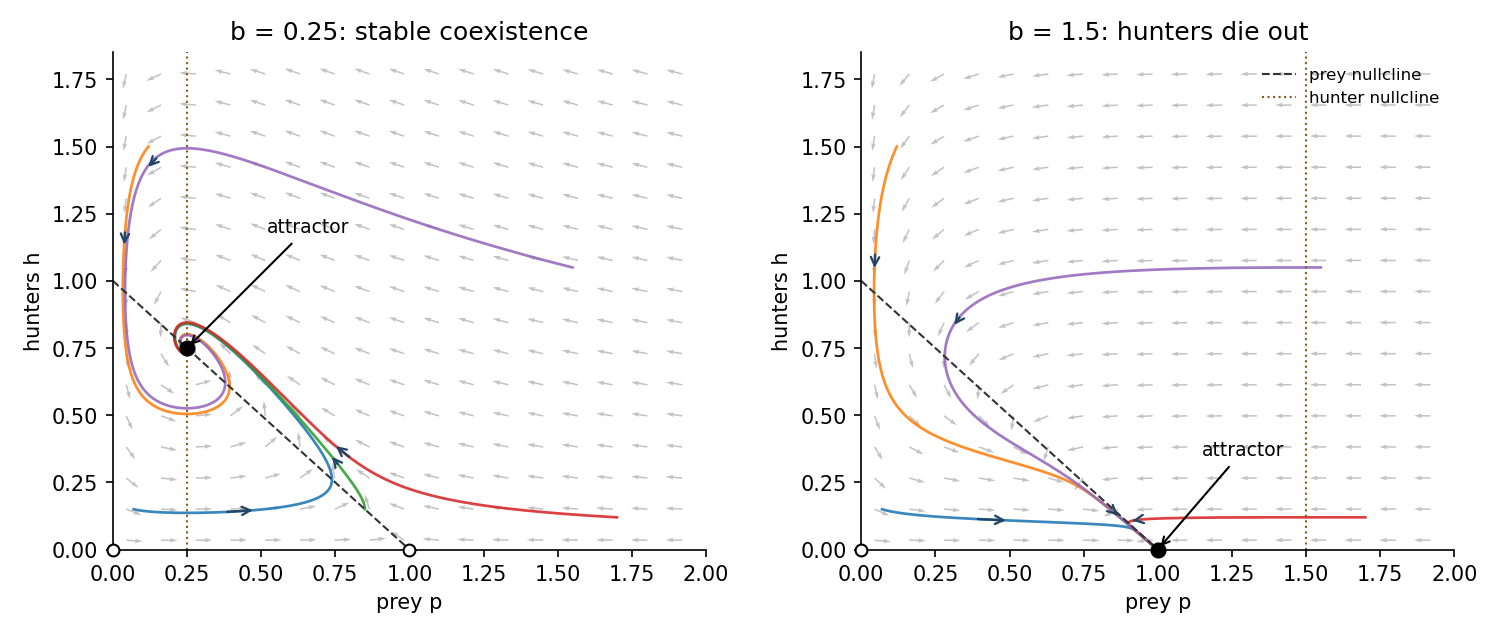

Python code for this plot:
"""Representative logistic predator-prey portraits, Python3.14/root numpy+matplotlib.

Each trajectory uses RK4. Output basename to caller CWD; respects MPLCONFIGDIR.
"""
from pathlib import Path
import numpy as np
import matplotlib
matplotlib.use('Agg')
import matplotlib.pyplot as plt

def field(z,b):
    p,h=z
    return np.array([p*(1-p-h),h*(p/b-1)/8])

def trajectory(z,b,dt=.025,steps=7200):
    vals=[np.array(z,dtype=float)]
    for _ in range(steps):
        v=vals[-1];k1=field(v,b);k2=field(v+.5*dt*k1,b);k3=field(v+.5*dt*k2,b);k4=field(v+dt*k3,b)
        nxt=v+dt*(k1+2*k2+2*k3+k4)/6
        if not np.all(np.isfinite(nxt)) or np.min(nxt)<0:raise RuntimeError('invalid population integration')
        vals.append(nxt)
    return np.array(vals)

fig,axes=plt.subplots(1,2,figsize=(10,4.25),facecolor='white')
starts=[(.07,.15),(.12,1.5),(.85,.15),(1.7,.12),(1.55,1.05)]
for ax,b,title in zip(axes,[.25,1.5],['b = 0.25: stable coexistence','b = 1.5: hunters die out']):
    pp,hh=np.meshgrid(np.linspace(.045,1.92,17),np.linspace(.035,1.77,16))
    dp=pp*(1-pp-hh);dh=hh*(pp/b-1)/8;norm=np.hypot(dp,dh)
    ax.quiver(pp,hh,dp/norm,dh/norm,color='#aaaaaa',alpha=.7,angles='xy',scale_units='xy',scale=18,width=.0026)
    for start in starts:
        vals=trajectory(start,b)
        ax.plot(vals[:,0],vals[:,1],lw=1.3,alpha=.88)
        # An early arrow gives trajectory direction without hiding the equilibrium.
        j=100;k=125
        ax.annotate('',xy=vals[k],xytext=vals[j],arrowprops={'arrowstyle':'->','color':'#224466','lw':1.1})
    u=np.linspace(0,1,150);ax.plot(u,1-u,color='#333333',ls='--',lw=1,label='prey nullcline')
    ax.axvline(b,color='#855c1b',ls=':',lw=1,label='hunter nullcline')
    saddles=[(0,0)]+([(1,0)] if b<1 else [])
    for p,h in saddles:ax.scatter([p],[h],s=32,facecolors='white',edgecolors='black',zorder=6,clip_on=False)
    eq=(b,1-b) if b<1 else (1,0)
    ax.scatter([eq[0]],[eq[1]],s=45,color='black',zorder=7,clip_on=False)
    ax.annotate('attractor',xy=eq,xytext=(.52,1.18) if b<1 else (1.15,.35),arrowprops={'arrowstyle':'->'},fontsize=9)
    ax.set(xlim=(0,2),ylim=(0,1.85),xlabel='prey p',ylabel='hunters h',title=title)
    ax.spines[['top','right']].set_visible(False)
axes[1].legend(loc='upper right',frameon=False,fontsize=8)
fig.tight_layout(w_pad=2);fig.savefig(Path.cwd()/'paper-2-population-portraits.png',dpi=150,facecolor='white',transparent=False);plt.close(fig)
